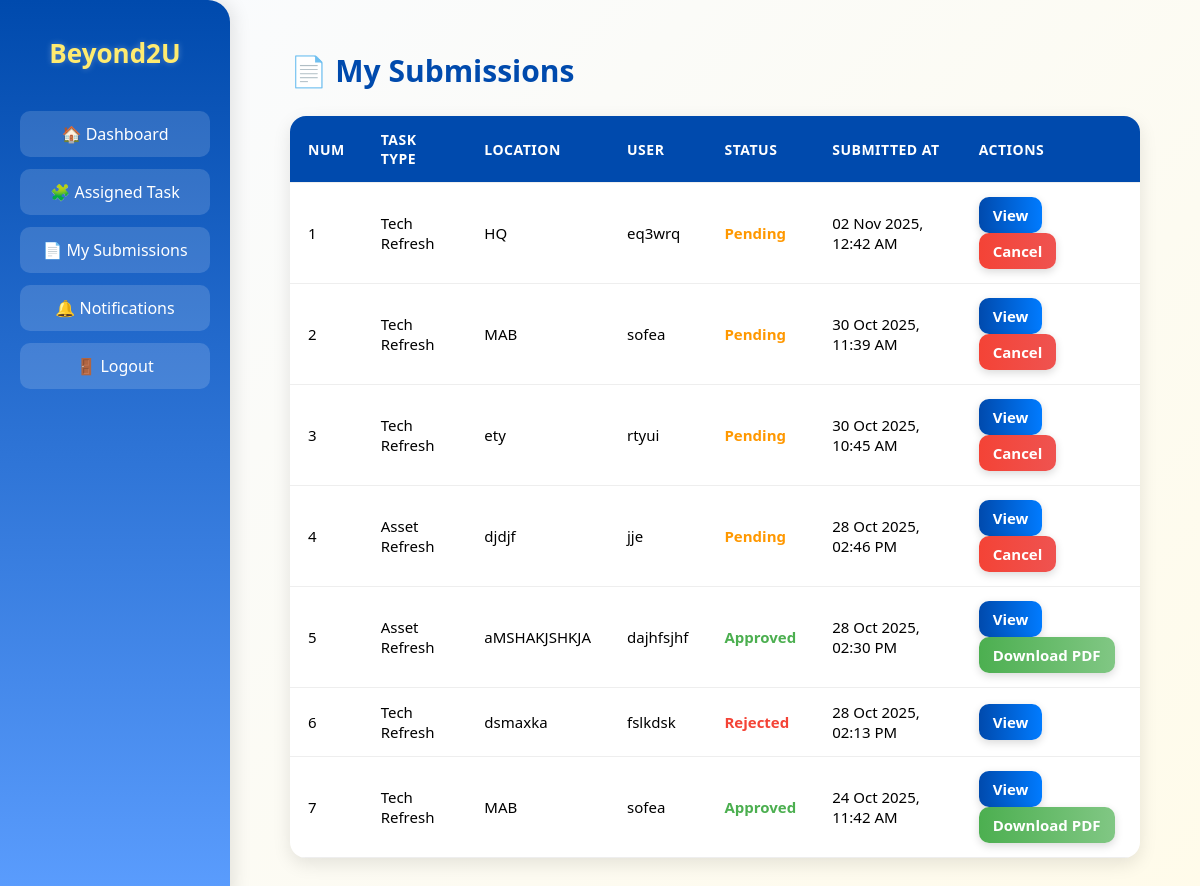
The page /beyond2u/dashboard/systemengineer/my_submissions/ (signed in) on the database as committed earlier.
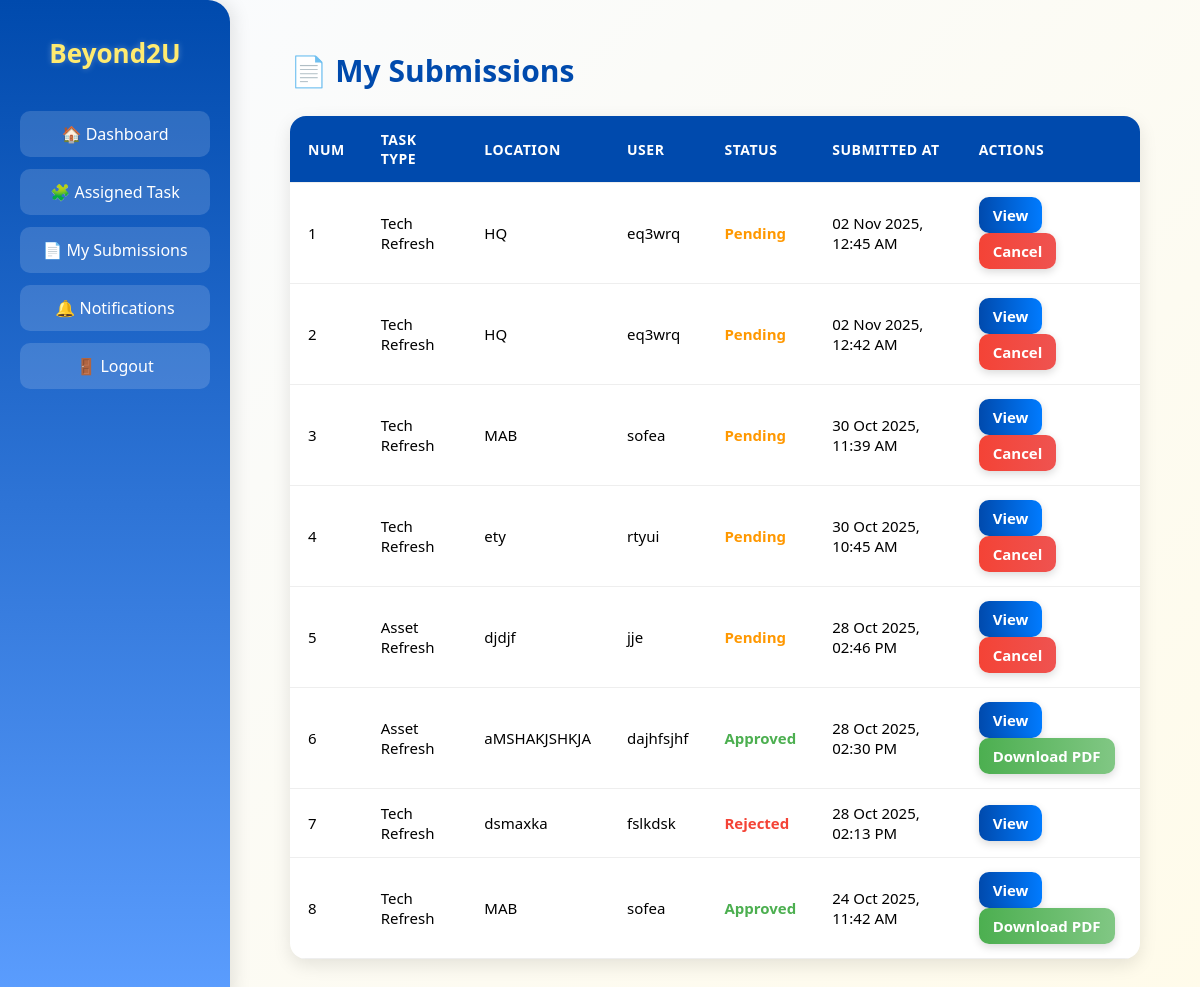
The same page on the database as committed later.
### inventorySystem/models.py (models this page shows, shortened)
class Request(models.Model):
    TYPE_CHOICES = [
        ('Asset Refresh', 'Asset Refresh'),
        ('Parts Upgrade', 'Parts Upgrade'),
        ('Tech Refresh', 'Tech Refresh'),
    ]
    STATUS_CHOICES = [
        ('Pending', 'Pending'),
        ('Approved', 'Approved'),
        ('Rejected', 'Rejected'),
    ]
    FORMAT_STATUS_CHOICES = [
        ('Formatted', 'Formatted'),
        ('Not Formatted', 'Not Formatted'),
    ]
    UPLOAD_STATUS_CHOICES = [
        ('Uploaded', 'Uploaded'),
        ('Not Yet', 'Not Yet'),
    ]
    engineer = models.ForeignKey(settings.AUTH_USER_MODEL, on_delete=models.CASCADE)
    type = models.CharField(max_length=50, choices=TYPE_CHOICES)
    location = models.CharField(max_length=100)
    user = models.CharField(max_length=100)
    old_barcode = models.CharField(max_length=100, blank=True, null=True)
    new_barcode = models.CharField(max_length=100, blank=True, null=True)
    old_serial = models.CharField(max_length=100, blank=True, null=True)
    new_serial = models.CharField(max_length=100, blank=True, null=True)
    old_ip = models.GenericIPAddressField(blank=True, null=True)
    new_ip = models.GenericIPAddressField(blank=True, null=True)
    new_mac = models.CharField(max_length=50, blank=True, null=True)
    old_hostname = models.CharField(max_length=100, blank=True, null=True)
    new_hostname = models.CharField(max_length=100, blank=True, null=True)
    start_time = models.DateTimeField(blank=True, null=True)
    end_time = models.DateTimeField(blank=True, null=True)
    rescheduled_date = models.DateField(blank=True, null=True)
    status = models.CharField(max_length=20, choices=STATUS_CHOICES, default='Pending')
    format_status = models.CharField(max_length=20, choices=FORMAT_STATUS_CHOICES, blank=True, null=True)
    upload_status = models.CharField(max_length=20, choices=UPLOAD_STATUS_CHOICES, default='Not Yet')
    reason_not_formatted = models.TextField(blank=True, null=True)
    reason_not_uploaded = models.TextField(blank=True, null=True)
    remarks = models.TextField(blank=True, null=True)
    proof = models.FileField(upload_to='', blank=True, null=True)
    assigned_approver = models.ForeignKey(
        settings.AUTH_USER_MODEL,
        related_name='approver_requests',
        on_delete=models.SET_NULL,
        null=True,
        blank=True
    )
    created_at = models.DateTimeField(auto_now_add=True)
    updated_at = models.DateTimeField(auto_now=True)

### inventorySystem/views.py (the view)
# urls.py: path('dashboard/systemengineer/my_submissions/', views.my_submissions, name='my_submissions'),
@login_required
def my_submissions(request):
    submissions = Request.objects.filter(engineer=request.user).order_by('-created_at')
    return render(request, 'my_submissions.html', {'submissions': submissions})

### inventorySystem/templates/my_submissions.html (shortened to what this page needs)
<!DOCTYPE html>
<html lang="en">
<head>
</head>
<body>
  <div class="sidebar">
    <h2>Beyond2U</h2>
    <a href="{% url 'systemengineer_dashboard' %}">🏠 Dashboard</a>
    <a href="{% url 'create_task' %}">🧩 Assigned Task</a>
    <a href="{% url 'my_submissions' %}">📄 My Submissions</a>
    <a href="{% url 'notifications' %}">🔔 Notifications</a>
    <a href="{% url 'logout' %}">🚪 Logout</a>
  </div>
  <div class="content">
    <h1>📄 My Submissions</h1>
    {% if submissions %}
    <table>
      <tr>
        <th>Num</th>
        <th>Task Type</th>
        <th>Location</th>
        <th>User</th>
        <th>Status</th>
        <th>Submitted At</th>
        <th>Actions</th>
      </tr>
      {% for task in submissions %}
      <tr>
        <td>{{ forloop.counter }}</td>
        <td>{{ task.type }}</td>
        <td>{{ task.location }}</td>
        <td>{{ task.user }}</td>
        <td>
          {% if task.status == "Pending" %}
            <span class="status-pending">{{ task.status }}</span>
          {% elif task.status == "Approved" %}
            <span class="status-approved">{{ task.status }}</span>
          {% elif task.status == "Rejected" %}
            <span class="status-rejected">{{ task.status }}</span>
          {% elif task.status == "Cancelled" %}
            <span class="status-cancelled">{{ task.status }}</span>
          {% endif %}
        </td>
        <td>{{ task.created_at|date:"d M Y, h:i A" }}</td>
        <td>
          <a href="{% url 'task_detail' task.id %}" class="btn btn-view">View</a>
          {% if task.status == "Pending" %}
            <a href="{% url 'cancel_task' task.id %}" class="btn btn-cancel"
               onclick="return confirm('Are you sure you want to cancel this task?');">
               Cancel
            </a>
          {% elif task.status == "Approved" %}
            <a href="{% url 'download_task_pdf' task.id %}" class="btn btn-download">Download PDF</a>
          {% endif %}
        </td>
      </tr>
      {% endfor %}
    </table>
    {% else %}
      <div class="empty-msg">No submissions yet.</div>
    {% endif %}
  </div>
</body>
</html>

### inventorySystem/templates/my_submissions.html (style rules this page uses)
* { margin: 0; padding: 0; box-sizing: border-box; font-family: 'Poppins', 'Segoe UI', sans-serif; }
body { background: linear-gradient(135deg, #f9fbff, #fffbea); display: flex; min-height: 100vh; }
.sidebar { width: 230px; background: linear-gradient(180deg, #004aad, #5c9eff); color: white; padding: 35px 20px; display: flex; flex-direction: column; border-top-right-radius: 22px; border-bottom-right-radius: 22px; box-shadow: 4px 0 18px rgba(0, 0, 0, 0.1); }
.sidebar h2 { font-size: 26px; text-align: center; margin-bottom: 40px; color: #ffeb70; text-shadow: 0 0 6px rgba(255,255,255,0.3); }
.sidebar a { display: block; color: #fff; text-decoration: none; padding: 12px 15px; margin-bottom: 12px; border-radius: 10px; transition: all 0.3s ease; font-weight: 500; text-align: center; background: rgba(255, 255, 255, 0.15); }
.content { flex: 1; padding: 50px 60px; animation: fadeIn 0.7s ease-in-out; }
h1 { color: #004aad; font-size: 30px; margin-bottom: 25px; }
table { width: 100%; border-collapse: collapse; background: white; border-radius: 16px; overflow: hidden; box-shadow: 0 6px 18px rgba(0, 0, 0, 0.1); animation: slideUp 0.5s ease-in-out; }
th, td { padding: 14px 18px; text-align: left; border-bottom: 1px solid #eee; font-size: 15px; }
th { background-color: #004aad; color: white; text-transform: uppercase; letter-spacing: 0.5px; font-size: 14px; }
.status-pending { color: #ff9800; font-weight: bold; }
.status-approved { color: #4caf50; font-weight: bold; }
.status-rejected { color: #f44336; font-weight: bold; }
a.btn { text-decoration: none; padding: 8px 14px; border-radius: 10px; color: white; font-weight: 600; transition: 0.3s; margin-right: 5px; display: inline-block; box-shadow: 0 3px 8px rgba(0, 0, 0, 0.15); }
.btn-view { background: linear-gradient(90deg, #004aad, #007bff); }
.btn-cancel { background: linear-gradient(90deg, #f44336, #ef5350); }
.btn-download { background: linear-gradient(90deg, #4caf50, #81c784); }

Rows that differ between the two databases and show on the page:
added Request: type "Tech Refresh", location "HQ", user "eq3wrq", status "Pending", created_at "02 Nov 2025, 12:45 AM", shows "Cancel"
